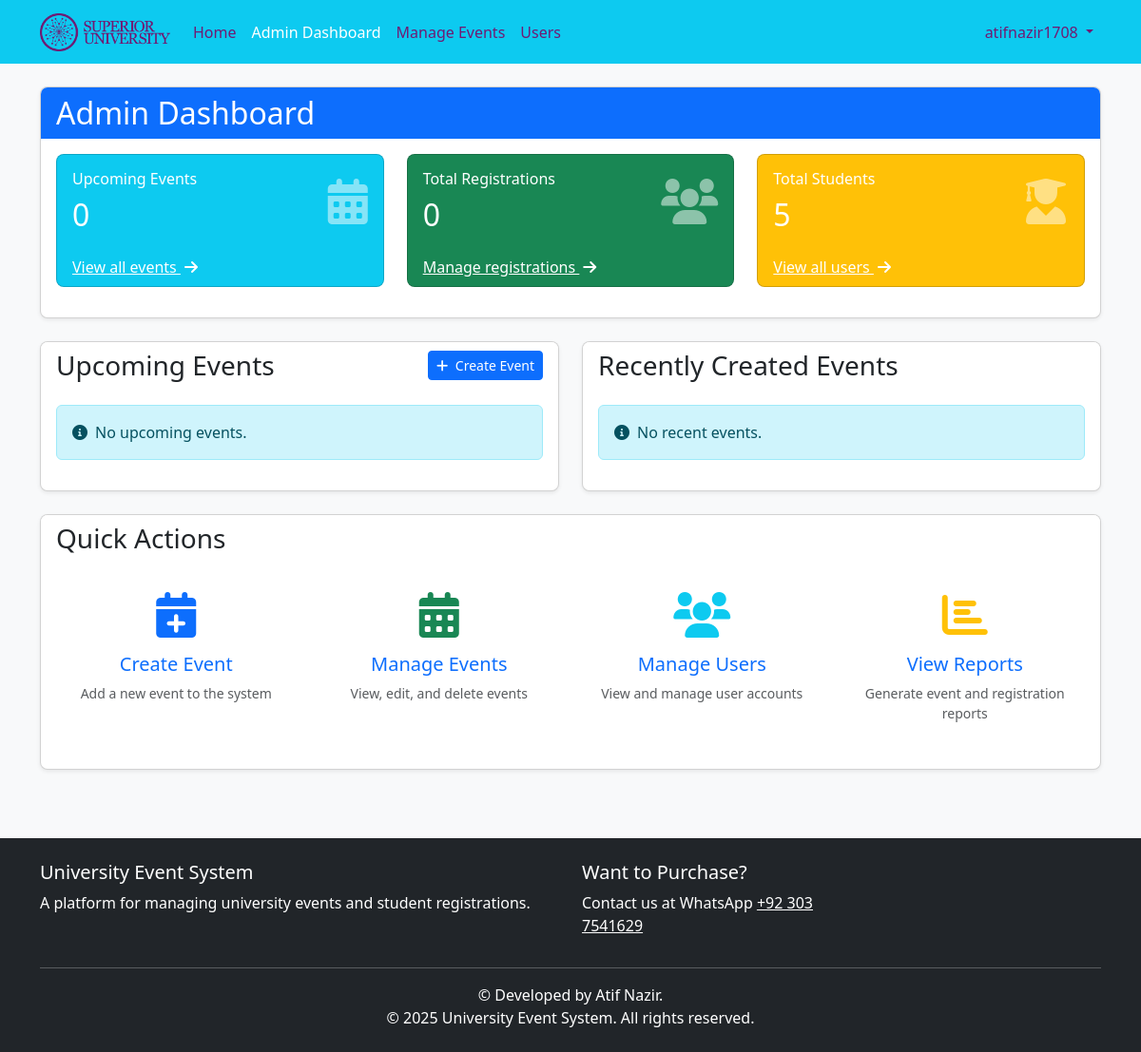
The page /admin/dashboard (signed in) on the database as committed earlier.
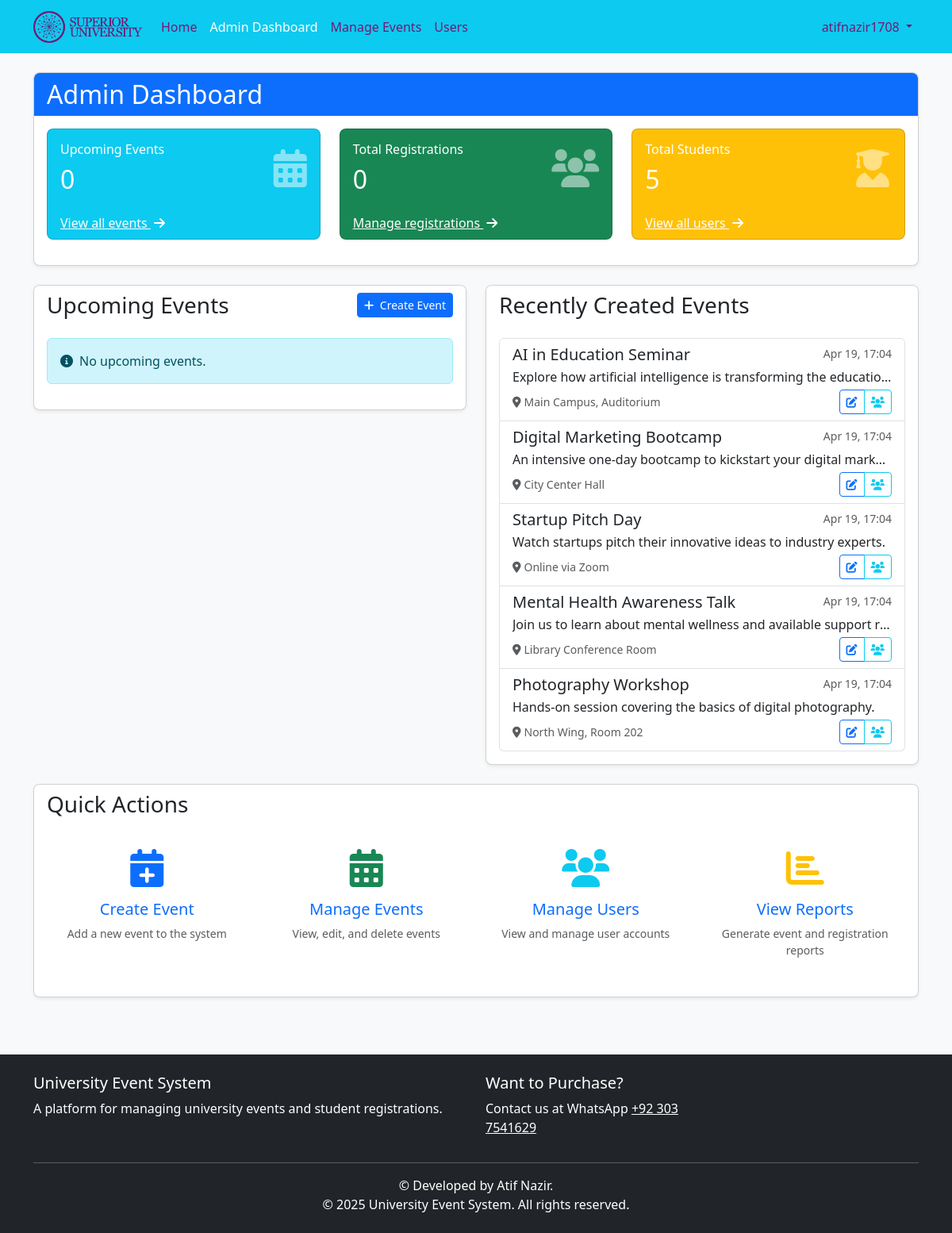
The same page on the database as committed later.
### app/models.py (models this page shows, shortened)
class Event(db.Model):
    id = db.Column(db.Integer, primary_key=True)
    title = db.Column(db.String(100), nullable=False)
    description = db.Column(db.Text, nullable=False)
    date = db.Column(db.DateTime, nullable=False)  # Start Date
    end_date = db.Column(db.DateTime, nullable=True)
    registration_deadline = db.Column(db.DateTime, nullable=True)  # New Field
    location = db.Column(db.String(100), nullable=False)
    max_participants = db.Column(db.Integer, nullable=False)
    created_at = db.Column(db.DateTime, default=datetime.utcnow)
    updated_at = db.Column(db.DateTime, default=datetime.utcnow, onupdate=datetime.utcnow)
    registrations = db.relationship('Registration', backref='event', lazy=True, cascade="all, delete-orphan")

### app/routes/admin.py (the view)
@admin.route('/dashboard')
@admin_required
def dashboard():
    upcoming_events_count = Event.query.filter(Event.date >= datetime.utcnow()).count()
    total_registrations = Registration.query.count()
    total_students = User.query.filter_by(role='student').count()
    recent_events = Event.query.order_by(Event.created_at.desc()).limit(5).all()
    upcoming_events = Event.query.filter(Event.date >= datetime.utcnow()).order_by(Event.date.asc()).limit(5).all()
    return render_template('admin/dashboard.html',
                           title='Admin Dashboard',
                           upcoming_events_count=upcoming_events_count,
                           total_registrations=total_registrations,
                           total_students=total_students,
                           recent_events=recent_events,
                           upcoming_events=upcoming_events)

### app/models.py (called while the page is built)
@login_manager.user_loader
def load_user(user_id):
    return User.query.get(int(user_id))

    def is_admin(self):
        return self.role == 'admin'

### app/routes/admin.py (called while the page is built)
def get_new_registration_count():
    return Registration.query.filter_by(admin_viewed=False).count()

@admin.context_processor
def inject_new_registration_count():
    if current_user.is_authenticated and current_user.is_admin():
        return {'new_registration_count': get_new_registration_count()}
    return {'new_registration_count': 0}

### app/utils/helpers.py (called while the page is built)
def admin_required(f):
    @wraps(f)  # Add this line to preserve the original function name
    def decorated_function(*args, **kwargs):
        if not current_user.is_admin():
            abort(403)  # Forbidden if not an admin
        return f(*args, **kwargs)
    return decorated_function

### app/templates/admin/dashboard.html (shortened to what the changed rows need)
{% extends "base.html" %}
{% block content %}
<div class="row mb-4">
    <div class="col-md-12">
        <div class="card shadow-sm">
            <div class="card-header bg-primary text-white">
                <h2 class="card-title mb-0">Admin Dashboard</h2>
            </div>
            <div class="card-body">
                <div class="row">
                    <div class="col-md-4">
                        <div class="card bg-info text-white mb-3">
                            <div class="card-body">
                                <div class="d-flex justify-content-between align-items-center">
                                    <div>
                                        <h2 class="mb-0">{{ upcoming_events_count }}</h2>
                                    </div>
                                </div>
                            </div>
                        </div>
                    </div>
                    <div class="col-md-4">
                        <div class="card bg-success text-white mb-3">
                            <div class="card-body">
                                <div class="d-flex justify-content-between align-items-center">
                                    <div>
                                        <h2 class="mb-0">{{ total_registrations }}</h2>
                                    </div>
                                </div>
                            </div>
                        </div>
                    </div>
                    <div class="col-md-4">
                        <div class="card bg-warning text-white mb-3">
                            <div class="card-body">
                                <div class="d-flex justify-content-between align-items-center">
                                    <div>
                                        <h2 class="mb-0">{{ total_students }}</h2>
                                    </div>
                                </div>
                            </div>
                        </div>
                    </div>
                </div>
            </div>
        </div>
    </div>
</div>
<div class="row">
    <div class="col-md-6">
        <div class="card shadow-sm mb-4">
            <div class="card-body">
                {% if recent_events %}
                    <div class="list-group">
                        {% for event in recent_events %}
                            <div class="list-group-item list-group-item-action">
                                <div class="d-flex w-100 justify-content-between">
                                    <h5 class="mb-1">{{ event.title }}</h5>
                                    <small class="text-muted">{{ event.created_at.strftime('%b %d, %H:%M') }}</small>
                                </div>
                                <p class="mb-1 text-truncate">{{ event.description }}</p>
                                <div class="d-flex justify-content-between align-items-center">
                                    <small class="text-muted">
                                        <i class="fas fa-map-marker-alt me-1"></i>{{ event.location }}
                                    </small>
                                    <div class="btn-group btn-group-sm">
                                        <a href="{{ url_for('admin.edit_event', event_id=event.id) }}" class="btn btn-outline-primary">
                                            <i class="fas fa-edit"></i>
                                        </a>
                                        <a href="{{ url_for('admin.event_registrations', event_id=event.id) }}" class="btn btn-outline-info">
                                            <i class="fas fa-users"></i>
                                        </a>
                                    </div>
                                </div>
                            </div>
                        {% endfor %}
                    </div>
                {% else %}
                    <div class="alert alert-info">
                        <i class="fas fa-info-circle me-2"></i>No recent events.
                    </div>
                {% endif %}
            </div>
        </div>
    </div>
</div>
{% endblock %}

Rows that differ between the two databases and show on the page:
added Event: title "AI in Education Seminar", created_at "Apr 19, 17:04", description "Explore how artificial intelligence is transforming the educatio…", location "Main Campus, Auditorium"
added Event: title "Digital Marketing Bootcamp", created_at "Apr 19, 17:04", description "An intensive one-day bootcamp to kickstart your digital mark…", location "City Center Hall"
added Event: title "Startup Pitch Day", created_at "Apr 19, 17:04", description "Watch startups pitch their innovative ideas to industry experts.", location "Online via Zoom"
added Event: title "Mental Health Awareness Talk", created_at "Apr 19, 17:04", description "Join us to learn about mental wellness and available support r…", location "Library Conference Room"
added Event: title "Photography Workshop", created_at "Apr 19, 17:04", description "Hands-on session covering the basics of digital photography.", location "North Wing, Room 202"
Other text that changed with them:
text no longer shown: "No recent events."
